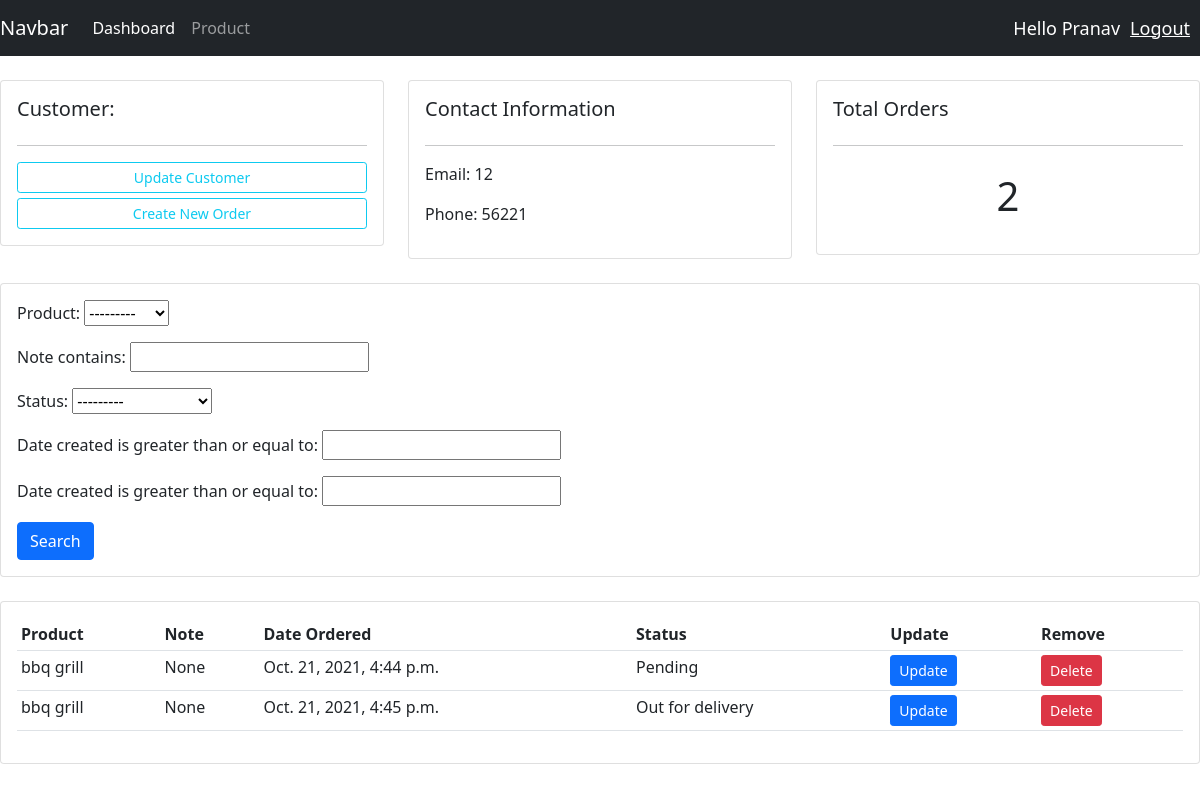
The page /customer/3 (signed in) on the database as committed earlier.
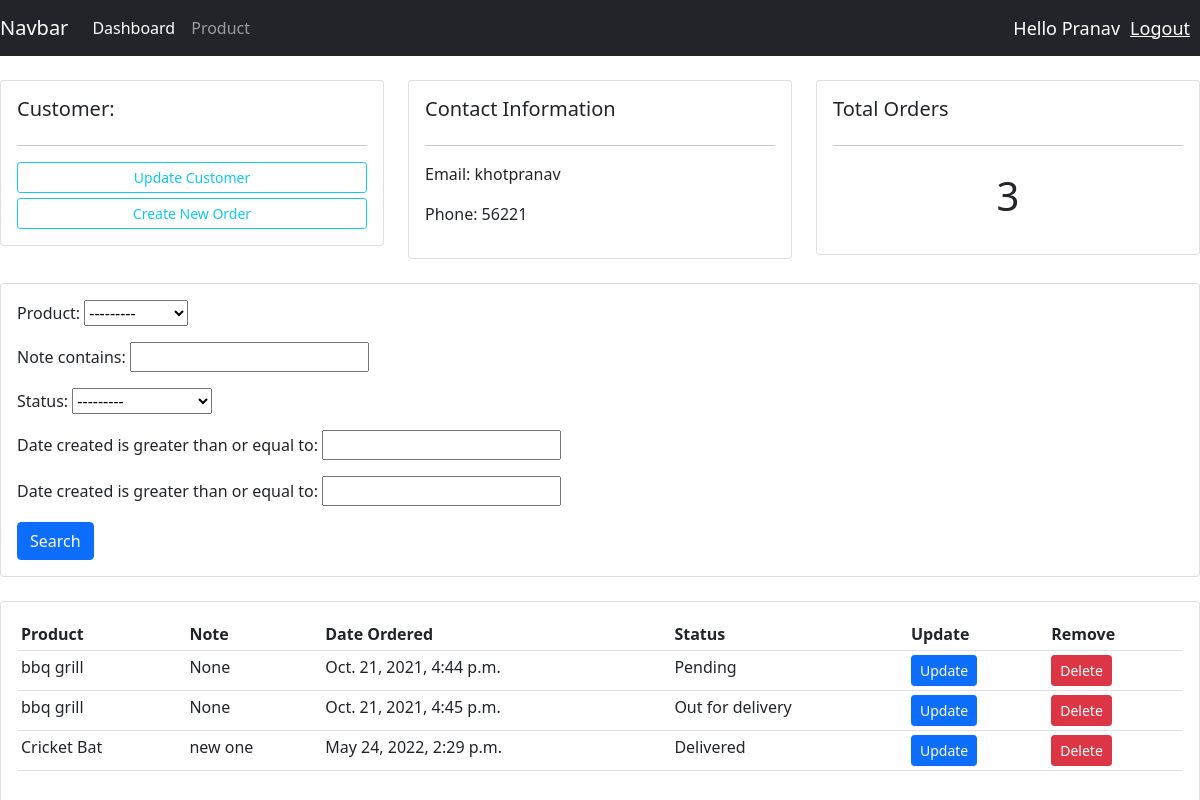
The same page on the database as committed later.
### cms_app/models.py (models this page shows, shortened)
class Customer(models.Model):
    user=models.OneToOneField(User,on_delete=models.CASCADE,null=True,blank=True)
    name=models.CharField(max_length=100,null=True)
    phone=models.IntegerField(null=True)
    email=models.EmailField(max_length=100,null=True)
    profile_pic=models.ImageField(default='profile1.jpg',null=True,blank=True)
    Date_created=models.DateTimeField(auto_now_add=True,null=True)

class Order(models.Model):
    STATUS=(
        ('Pending','Pending'),
        ('Out for delivery','Out for delivery'),
        ('Delivered','Delivered')
    )
    customer=models.ForeignKey(Customer,on_delete=models.SET_NULL,null=True)
    product=models.ForeignKey(Product,on_delete=models.SET_NULL,null=True)
    date_created=models.DateTimeField(auto_now_add=True,null=True)
    note=models.CharField(max_length=300,null=True)
    status=models.CharField(max_length=100,null=True,choices=STATUS)

class Product(models.Model):
    CATEGORY=(
        ('Indoor','Indoor'),
        ('Outdoor','Outdoor')
    )
    name=models.CharField(max_length=100,null=True)
    price=models.FloatField(null=True)
    category=models.CharField(max_length=100,null=True,choices=CATEGORY)
    desc=models.CharField(max_length=100,null=True,blank=True)
    date_created=models.DateTimeField(auto_now_add=True,null=True)
    tags=models.ManyToManyField(Tag)
    def __str__(self):
        return self.name

### cms_app/decorators.py (the view)
         def wrapper_func(request,*args, **kwargs):
             group=None
             if request.user.groups.exists():
                 group=request.user.groups.all()[0].name
             if group in allowed_roles:
                return view_func(request,*args, **kwargs)
             else:
                return HttpResponse("You are not authorized")

### cms_app/views.py (called while the page is built)
@login_required(login_url='login')
@allowed_user(allowed_roles=['admin'])
def customer(request,pk):
    customer=Customer.objects.get(id=pk)
    order=customer.order_set.all()
    order_count=order.count()
    filter=OrderFilter(request.GET,queryset=order)
    order=filter.qs
    context={'customer':customer,'order':order,'order_count':order_count,'filter':filter}
    return render(request,'cms_app/customer.html',context)

### cms_app/templates/cms_app/customer.html
{% extends 'cms_app/main.html' %}
    {% block content %}
    <br>
    <div class="row">
        <div class="col-md">
            <div class="card card-body">
                <h5>Customer:</h5>
                <hr>
                <a class="btn btn-outline-info  btn-sm btn-block" href="">Update Customer</a>
                <a class="btn btn-outline-info  btn-sm btn-block" style="margin-top: 5px;" href="{% url 'orderform' customer.id %}">Create New Order</a>
            </div>
        </div>
        <div class="col-md">
            <div class="card card-body">
                <h5>Contact Information</h5>
                <hr>
                <p>Email: {{customer.name}} </p>
                <p>Phone: {{customer.phone}}</p>
            </div>
        </div>
        <div class="col-md">
            <div class="card card-body">
                <h5>Total Orders</h5>
                <hr>
                <h1 style="text-align: center;padding: 10px">{{order_count}}</h1>
            </div>
        </div>
    </div>
    <br>
    <div class="row">
        <div class="col">
            <div class="card card-body">
                <form method="get">
                    {{filter.form.as_p}}
                <button class="btn btn-primary" type="submit">Search</button>
              </form>
            </div>
        </div>
    </div>
    <br>
    <div class="row">
        <div class="col-md">
            <div class="card card-body">
                <table class="table table-sm">
                    <tr>
                        <th>Product</th>
                        <th>Note</th>
                        <th>Date Ordered</th>
                        <th>Status</th>
                        <th>Update</th>
                        <th>Remove</th>
                    </tr>
                    <tr>
                    {% for order in order %}
                        <td>{{order.product}}</td>
                        <td>{{order.note}}</td>
                        <td>{{order.date_created}}</td>
                        <td>{{order.status}}</td>
                        <td><a class="btn btn-primary btn-block btn-sm" href="{% url 'updateorder' order.id %}">Update</a></td>
                        <td><a class="btn btn-danger btn-block btn-sm" href="{% url 'deleteorder' order.id %}">Delete</a></td>
                    </tr>
                    {% endfor %}
                </table>
            </div>
        </div>
    </div>
    {% endblock %}

Rows that differ between the two databases and show on the page:
changed Customer: name "12" → "khotpranav"
added Order: product "Cricket Bat", note "new one", date_created "May 24, 2022, 2:29 p.m.", status "Delivered"
Other text that changed with them:
{{ order_count }}: "2" → "3"
